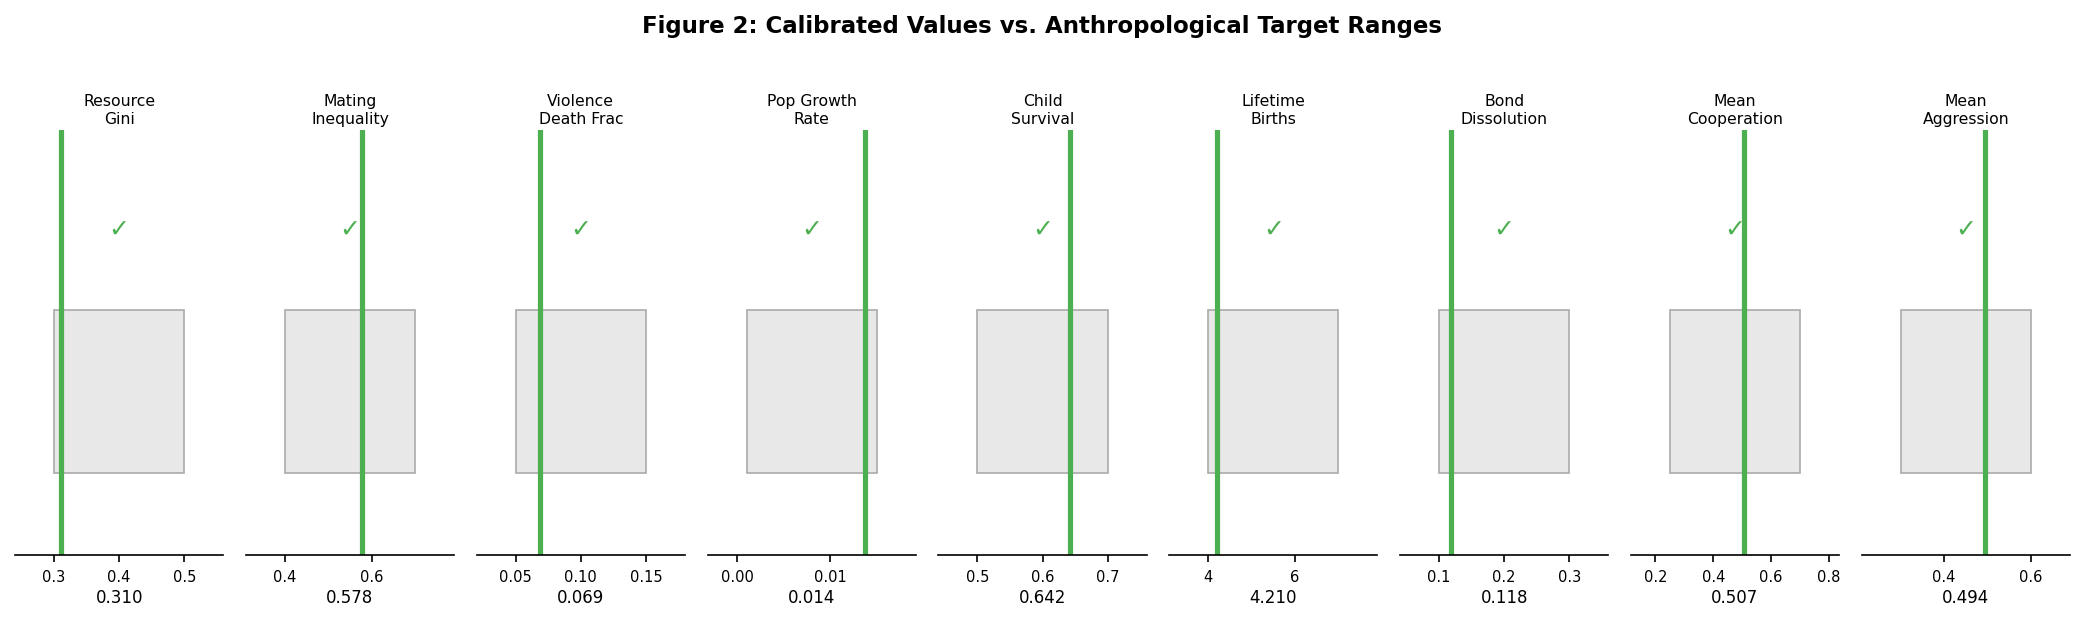

Write the Python code that produced this figure.
"""Figure 2: Calibration targets vs achieved values."""
import matplotlib.pyplot as plt
import numpy as np

metrics = [
    "Resource\nGini", "Mating\nInequality", "Violence\nDeath Frac",
    "Pop Growth\nRate", "Child\nSurvival", "Lifetime\nBirths",
    "Bond\nDissolution", "Mean\nCooperation", "Mean\nAggression",
]

targets = [
    (0.30, 0.50), (0.40, 0.70), (0.05, 0.15), (0.001, 0.015),
    (0.50, 0.70), (4.0, 7.0), (0.10, 0.30), (0.25, 0.70), (0.30, 0.60),
]

achieved = [0.310, 0.578, 0.069, 0.0137, 0.642, 4.21, 0.118, 0.507, 0.494]

fig, axes = plt.subplots(1, 9, figsize=(14, 4))
fig.suptitle("Figure 2: Calibrated Values vs. Anthropological Target Ranges",
             fontsize=11, fontweight='bold', y=1.02)

colors_in  = "#4CAF50"
colors_out = "#F44336"

for i, (ax, metric, (lo, hi), val) in enumerate(
        zip(axes, metrics, targets, achieved)):
    in_range = lo <= val <= hi
    color = colors_in if in_range else colors_out

    ax.barh(0, hi - lo, left=lo, height=0.5,
            color='#E8E8E8', edgecolor='#AAAAAA', linewidth=0.8)
    ax.axvline(val, color=color, linewidth=2.5)

    ax.set_xlim(lo - (hi-lo)*0.3, hi + (hi-lo)*0.3)
    ax.set_ylim(-0.5, 0.8)
    ax.set_xlabel(f"{val:.3f}", fontsize=8, labelpad=2)
    ax.set_title(metric, fontsize=7.5, pad=3)
    ax.set_yticks([])
    ax.tick_params(axis='x', labelsize=7)
    ax.spines[['top','left','right']].set_visible(False)

    status = "\u2713" if in_range else "\u2717"
    ax.text(0.5, 0.75, status, transform=ax.transAxes,
            ha='center', fontsize=12, color=color)

plt.tight_layout()
plt.savefig("docs/figures/fig2_calibration.png",
            dpi=150, bbox_inches='tight', facecolor='white')
plt.close()
print("Figure 2 saved.")
